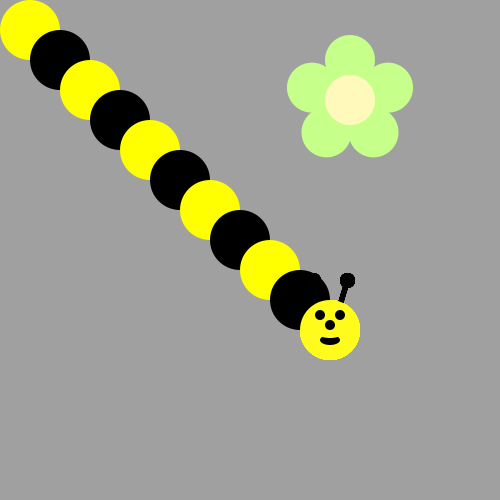
Frame 1 (no input)
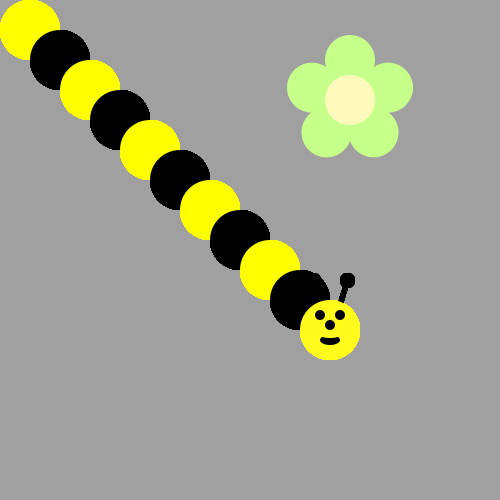
Frame 60 (the mouse pressed at the canvas centre just before this capture)
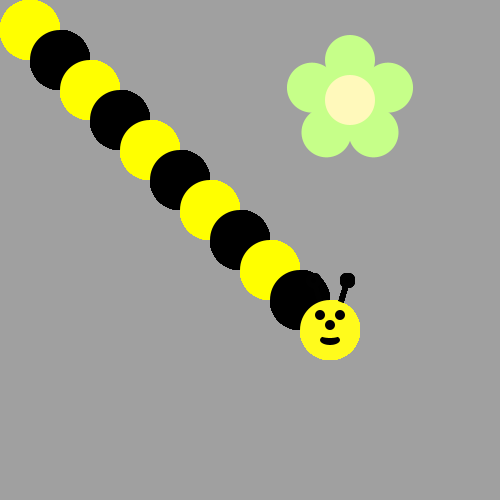
Frame 120 (the mouse held since frame 60 and released just before this capture)

The Processing sketch that drew these frames (run headless with seeded random() and noise(); from frame 60 on, the mouse is pressed at the canvas centre):

// Processing sketch: bumble_bee
// ── bumble_bee.pde

void setup() {
     ellipseMode(CENTER);
     size(500, 500);
     background(160, 160, 160);
     drawFlower(350, 100);
}

void draw() {
 
 int x=30;
 int y=30;
  
  
for(int i = 0; i < 10;i++)   {
 
   if(i % 2 == 0) {
    fill(255,255,0);
}
else {
fill(0,0,0);
}
  
  ellipse(x,y,60,60);
  x+=30;
  y+=30;

drawBeeFace(330,330);

}

}



// First run the program and you should see a flower.  
  
  
/* Then, use a loop to make a body for the Bee! 
(see the image on the recipe, it's a diagonal line of circles)
Use remainder to make the colors alternate between yellow and black
*/



/*
Now put his head on using drawBeeFace(x,y)
*/



/**************   Use these methods but  DON'T CHANGE THE CODE BELOW  **************/

void drawFlower(int x, int y) {
     noStroke();
     translate(x, y);
     // draw 5 petals, rotating after each one
     fill(#c6ff89);      // green
      for (int i = 0; i < 5; i++) {
           ellipse(0, -40, 50, 50);
          rotate(radians(72));
     }
     fill(#fff9bb); // light yellow
     ellipse(0, 0, 50, 50);
} 
void drawBeeFace(int BeeFaceX, int BeeFaceY) {
     noStroke();
     fill(0, 0, 0);
     stroke(1);
     strokeWeight(5);
     line(BeeFaceX-10, BeeFaceY-27, BeeFaceX-17, BeeFaceY-50);
     line(BeeFaceX+10, BeeFaceY-27, BeeFaceX+17, BeeFaceY-50);
     ellipse(BeeFaceX-17, BeeFaceY-50, 10, 10);
     ellipse(BeeFaceX+17, BeeFaceY-50, 10, 10);
     noStroke();
     fill(255, 251, 28);
     ellipse(BeeFaceX, BeeFaceY, 60, 60); // face
     fill(255, 237, 209);
     fill(0,0,0);
      ellipse(BeeFaceX-10, BeeFaceY-15, 10, 10); // eyes
     ellipse(BeeFaceX+10, BeeFaceY-15, 10, 10);
      ellipse(BeeFaceX, BeeFaceY-5, 10, 10); // nose
      ellipse(BeeFaceX, BeeFaceY+10, 20, 10);// mouth
     fill(255, 251, 28);
     ellipse(BeeFaceX, BeeFaceY+5, 20, 6);
}
